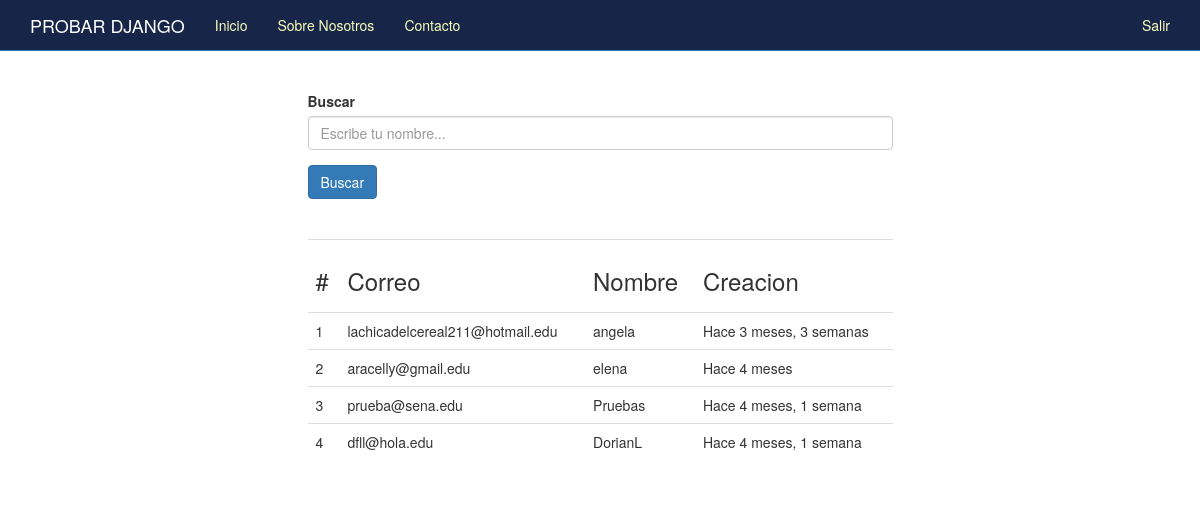
The app's page / (signed in) with its own data.
### boletin/models.py (models this page shows, shortened)
class Registrado(models.Model):
    nombre = models.CharField(max_length=100, blank=True, null=True)
    email = models.EmailField()
    timestamp = models.DateTimeField(auto_now_add=True,auto_now=False)
    def __str__(self):#pyton 3
        return self.email

### boletin/views.py (the view, shortened to what this page needs)
# urls.py: url(r'^$', views.inicio, name='inicio'),
def inicio(request):
    titulo = "Bienvenidos"
    form2 = BuscarForm(request.POST or None)
    if request.user.is_authenticated():
        titulo = "Bienvenido %s" %(request.user)
    form = RegModelForm(request.POST or None)#none es para q no muestre el mensaje de campo obligatorio
    context = {
        "titulo": titulo,
        "el_form": form,
        "el_form2": form2,
    }
    if request.user.is_authenticated() and request.user.is_staff:
        if form2.is_valid():
            form_data = form2.cleaned_data
            buscar = form_data.get("buscar")
            queryset = Registrado.objects.all().order_by("-timestamp").filter(nombre__icontains=buscar)
        else:
            queryset = Registrado.objects.all().order_by("-timestamp")
        context = {
            'queryset' : queryset ,
            'el_form2' : form2,
        }
    return render(request, "inicio.html", context)

### boletin/forms.py
class BuscarForm(forms.Form):
    buscar = forms.CharField(label="Buscar", required=False, widget=forms.TextInput(attrs={'placeholder': 'Escribe tu nombre...'}))

### templates/inicio.html (shortened to what this page needs)
{% extends "base.html" %}
{% load static %}
{% load crispy_forms_tags %}
{% block jumbotron %}
{% if request.user.is_staff %}
<br>
<br>
<div class="row">
    <div class="col-sm-6 col-sm-offset-3">
            <form method="POST" action="">{% csrf_token %} {{ el_form2 | crispy }}
                <input class="btn btn-primary" type="submit" value="Buscar">
            </form>
<br><br>
<table class="table">
    <tr><td><h3> # </h3></td><td><h3>Correo</h3></td><td><h3>Nombre</h3></td><td><h3>Creacion</h3></td></tr>
    {% for instance in queryset %}
    <tr><td>{{ forloop.counter }}</td><td>{{ instance }}</td><td>{{ instance.nombre }}</td><td>Hace {{ instance.timestamp|timesince }}</td></tr>
    {% endfor %}
</table>
</div>
</div>
{% endif %}
{% endblock%} {{ titulo }}<br> {{ request.user}}

### templates/base.html (shortened to what this page needs)
<!DOCTYPE html> {% load static %}
<html lang="en">
<head>
{% include "head_css.html" %}
</head>
<body>
  {% include "navbar.html" %}
{% block jumbotron %}
{% endblock%}
</body>
</html>

### templates/head_css.html (shortened to what this page needs)
{% load static %}
  <link href="{% static 'css/bootstrap.min.css' %}" rel="stylesheet">
  <link href="{% static 'css/ie10-viewport-bug-workaround.css' %}" rel="stylesheet">
  <link href="{% static 'css/navbar-static-top.css' %}" rel="stylesheet">
  <link href="{% static 'css/custom.css' %}" rel="stylesheet">

### templates/navbar.html (shortened to what this page needs)
<nav class="navbar navbar-default navbar-static-top">
      <div class="container">
        <div class="navbar-header">
          <a class="navbar-brand" href="/">PROBAR DJANGO</a>
        </div>
        <div id="navbar" class="navbar-collapse collapse">
          <ul class="nav navbar-nav">
            <li><a href="/">Inicio</a></li>
            <li><a href="{% url 'about' %}">Sobre Nosotros</a></li>
            <li><a href="{% url 'contact' %}">Contacto</a></li>
          </ul>
          <ul class="nav navbar-nav navbar-right">
            {% if request.user.is_authenticated %}
            <li><a href="{% url 'auth_logout' %}">Salir</a></li>
            {% else %}
            <li><a href="{% url 'registration_register' %}">Registrate</a></li>
            {% endif %}
          </ul>
        </div>
      </div>
    </nav>

### templates/javascript.html (shortened to what this page needs)
{% load static %}

### static_pro/static/css/navbar-static-top.css (style rules this page uses)
body { min-height: 2000px; }
.navbar-default { background-color: #172548 !important; border-color: #337ab7 !important; }
.navbar-static-top { margin-bottom: 0px !important; }
.navbar-default .navbar-brand { color: #FFF !important; }
.navbar-default .navbar-nav>li>a { color: #faffbd !important; }

### static_pro/static/css/custom.css (style rules this page uses)
body { min-height: 900px !important; }

### records on screen
Registrado: email "lachicadelcereal211@hotmail.edu", nombre "angela", timestamp "3 meses, 3 semanas"
Registrado: email "aracelly@gmail.edu", nombre "elena", timestamp "4 meses"
Registrado: email "prueba@sena.edu", nombre "Pruebas", timestamp "4 meses, 1 semana"
Registrado: email "dfll@hola.edu", nombre "DorianL", timestamp "4 meses, 1 semana"
